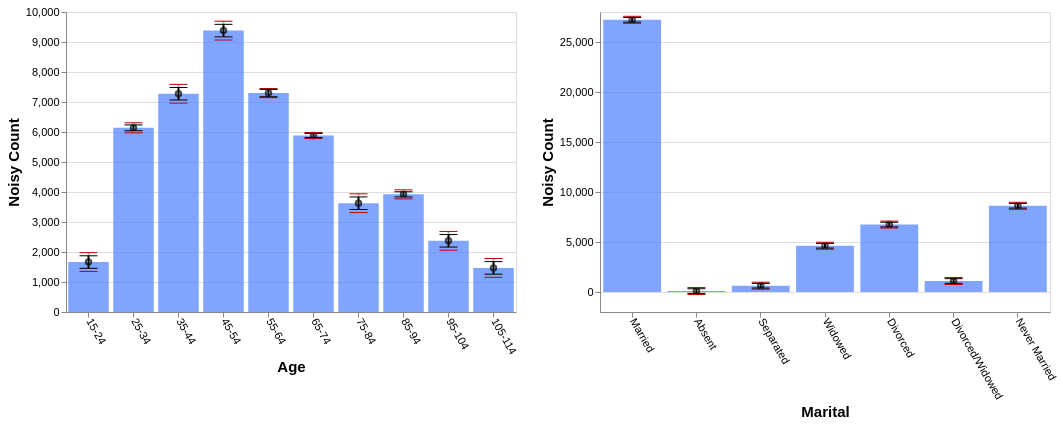

Here is the Vega-Lite specification saved for this chart:
### Vega-Lite specification from a JSON file in a GitHub repository (floating-point values rounded to 4 significant figures)
{"config": {"view": {"continuousWidth": 400, "continuousHeight": 300}, "axis": {"labelFontSize": 11, "titleFontSize": 15}, "axisBottom": {"labelAngle": 60}}, "hconcat": [{"layer": [{"mark": "bar", "encoding": {"color": {"value": "transparent"}, "tooltip": [{"aggregate": "sum", "field": "noisy_count", "title": "noisy count", "type": "quantitative"}, {"aggregate": "sum", "field": "noisy_count_prev", "title": "prev count", "type": "quantitative"}, {"aggregate": "sum", "field": "error", "title": "current error", "type": "quantitative"}, {"aggregate": "sum", "field": "error_prev", "title": "prev error", "type": "quantitative"}], "x": {"field": "age", "sort": null, "title": "Age", "type": "ordinal"}}, "height": 300, "selection": {"selector603": {"type": "interval", "encodings": ["x"]}}, "transform": [{"filter": {"selection": "selector604"}}], "width": 450}, {"mark": {"type": "bar", "color": "gray", "opacity": 0}, "encoding": {"x": {"field": "age", "sort": null, "title": "Age", "type": "ordinal"}, "y": {"aggregate": "sum", "field": "noisy_count_prev", "type": "quantitative"}}, "transform": [{"filter": {"selection": "selector604"}}]}, {"mark": {"type": "bar", "color": "#4C7FFF", "opacity": 0.7}, "encoding": {"x": {"field": "age", "sort": null, "title": "Age", "type": "ordinal"}, "y": {"aggregate": "sum", "field": "noisy_count", "type": "quantitative"}}, "transform": [{"filter": {"selection": "selector604"}}]}, {"mark": {"type": "point", "color": "black", "opacity": 0.7}, "encoding": {"x": {"field": "age", "sort": null, "title": "Age", "type": "ordinal"}, "y": {"aggregate": "sum", "field": "noisy_count", "title": "Noisy Count", "type": "quantitative"}}, "transform": [{"filter": {"selection": "selector604"}}]}, {"mark": {"type": "rule", "color": "#B6B6B6", "size": 2, "strokeDash": [3, 3]}, "encoding": {"x": {"field": "age", "sort": null, "title": "Age", "type": "ordinal"}, "y": {"aggregate": "sum", "field": "plus_error_prev_age", "title": "", "type": "quantitative"}, "y2": {"aggregate": "sum", "field": "minus_error_prev_age", "title": ""}}, "transform": [{"filter": {"selection": "selector604"}}]}, {"mark": {"type": "tick", "color": "#B90000", "size": 0, "strokeDash": [1, 1]}, "encoding": {"x": {"field": "age", "sort": null, "title": "Age", "type": "ordinal"}, "y": {"aggregate": "sum", "field": "plus_error_prev_age", "type": "quantitative"}}, "transform": [{"filter": {"selection": "selector604"}}]}, {"mark": {"type": "tick", "color": "#B90000", "size": 0, "strokeDash": [3, 1]}, "encoding": {"x": {"field": "age", "sort": null, "title": "Age", "type": "ordinal"}, "y": {"aggregate": "sum", "field": "minus_error_prev_age", "type": "quantitative"}}, "transform": [{"filter": {"selection": "selector604"}}]}, {"mark": {"type": "rule", "color": "black", "size": 2}, "encoding": {"x": {"field": "age", "sort": null, "title": "Age", "type": "ordinal"}, "y": {"aggregate": "sum", "field": "plus_error", "title": "", "type": "quantitative"}, "y2": {"aggregate": "sum", "field": "minus_error", "title": ""}}, "transform": [{"filter": {"selection": "selector604"}}]}, {"mark": {"type": "tick", "color": "black", "width": 0}, "encoding": {"x": {"field": "age", "sort": null, "title": "Age", "type": "ordinal"}, "y": {"aggregate": "sum", "field": "plus_error", "type": "quantitative"}}, "transform": [{"filter": {"selection": "selector604"}}]}, {"mark": {"type": "tick", "color": "black", "width": 0}, "encoding": {"x": {"field": "age", "sort": null, "title": "Age", "type": "ordinal"}, "y": {"aggregate": "sum", "field": "minus_error", "type": "quantitative"}}, "transform": [{"filter": {"selection": "selector604"}}]}]}, {"layer": [{"mark": "bar", "encoding": {"color": {"value": "transparent"}, "tooltip": [{"aggregate": "sum", "field": "noisy_count", "title": "noisy count", "type": "quantitative"}, {"aggregate": "sum", "field": "noisy_count_prev", "title": "prev count", "type": "quantitative"}, {"aggregate": "sum", "field": "error", "title": "current error", "type": "quantitative"}, {"aggregate": "sum", "field": "error_prev", "title": "prev error", "type": "quantitative"}], "x": {"field": "marital", "sort": null, "title": "Marital", "type": "ordinal"}}, "height": 300, "selection": {"selector604": {"type": "interval", "encodings": ["x"]}}, "transform": [{"filter": {"selection": "selector603"}}], "width": 450}, {"mark": {"type": "bar", "color": "gray", "opacity": 0}, "encoding": {"x": {"field": "marital", "sort": null, "title": "Marital", "type": "ordinal"}, "y": {"aggregate": "sum", "field": "noisy_count_prev", "type": "quantitative"}}, "transform": [{"filter": {"selection": "selector603"}}]}, {"mark": {"type": "bar", "color": "#4C7FFF", "opacity": 0.7}, "encoding": {"x": {"field": "marital", "sort": null, "title": "Marital", "type": "ordinal"}, "y": {"aggregate": "sum", "field": "noisy_count", "type": "quantitative"}}, "transform": [{"filter": {"selection": "selector603"}}]}, {"mark": {"type": "point", "color": "black", "opacity": 0.7}, "encoding": {"x": {"field": "marital", "sort": null, "title": "Marital", "type": "ordinal"}, "y": {"aggregate": "sum", "field": "noisy_count", "title": "Noisy Count", "type": "quantitative"}}, "transform": [{"filter": {"selection": "selector603"}}]}, {"mark": {"type": "rule", "color": "#B6B6B6", "size": 2, "strokeDash": [3, 3]}, "encoding": {"x": {"field": "marital", "sort": null, "title": "Marital", "type": "ordinal"}, "y": {"aggregate": "sum", "field": "plus_error_prev_marital", "title": "", "type": "quantitative"}, "y2": {"aggregate": "sum", "field": "minus_error_prev_marital", "title": ""}}, "transform": [{"filter": {"selection": "selector603"}}]}, {"mark": {"type": "tick", "color": "#B90000", "size": 0, "strokeDash": [1, 1]}, "encoding": {"x": {"field": "marital", "sort": null, "title": "Marital", "type": "ordinal"}, "y": {"aggregate": "sum", "field": "plus_error_prev_marital", "type": "quantitative"}}, "transform": [{"filter": {"selection": "selector603"}}]}, {"mark": {"type": "tick", "color": "#B90000", "size": 0, "strokeDash": [3, 1]}, "encoding": {"x": {"field": "marital", "sort": null, "title": "Marital", "type": "ordinal"}, "y": {"aggregate": "sum", "field": "minus_error_prev_marital", "type": "quantitative"}}, "transform": [{"filter": {"selection": "selector603"}}]}, {"mark": {"type": "rule", "color": "black", "size": 2}, "encoding": {"x": {"field": "marital", "sort": null, "title": "Marital", "type": "ordinal"}, "y": {"aggregate": "sum", "field": "plus_error", "title": "", "type": "quantitative"}, "y2": {"aggregate": "sum", "field": "minus_error", "title": ""}}, "transform": [{"filter": {"selection": "selector603"}}]}, {"mark": {"type": "tick", "color": "black", "width": 0}, "encoding": {"x": {"field": "marital", "sort": null, "title": "Marital", "type": "ordinal"}, "y": {"aggregate": "sum", "field": "plus_error", "type": "quantitative"}}, "transform": [{"filter": {"selection": "selector603"}}]}, {"mark": {"type": "tick", "color": "black", "width": 0}, "encoding": {"x": {"field": "marital", "sort": null, "title": "Marital", "type": "ordinal"}, "y": {"aggregate": "sum", "field": "minus_error", "type": "quantitative"}}, "transform": [{"filter": {"selection": "selector603"}}]}]}], "data": {"name": "data-ce9330cf80092dbca4e7465e3798f3b7"}, "$schema": "https://vega.github.io/schema/vega-lite/v4.17.0.json", "datasets": {"data-ce9330cf80092dbca4e7465e3798f3b7": [{"age": "15-24", "marital": "Married", "noisy_count": 349.4, "true_count": 295.0, "plus_error": 379.2, "minus_error": 319.6, "error": 29.8, "noisy_count_prev": 379.7, "true_count_prev": 295.0, "plus_error_prev": 424.4, "minus_error_prev": 335.0, "error_prev": 44.7, "plus_error_prev_age": 419.3, "minus_error_prev_age": 329.9, "plus_error_prev_marital": 421.5, "minus_error_prev_marital": 332.1}, {"age": "15-24", "marital": "Absent", "noisy_count": 19.7, "true_count": 13.0, "plus_error": 49.5, "minus_error": -10.2, "error": 29.8, "noisy_count_prev": 16.3, "true_count_prev": 13.0, "plus_error_prev": 61.1, "minus_error_prev": -28.4, "error_prev": 44.7, "plus_error_prev_age": 55.96, "minus_error_prev_age": -33.54, "plus_error_prev_marital": 59.42, "minus_error_prev_marital": -30.08}, {"age": "15-24", "marital": "Separated", "noisy_count": -0.6, "true_count": 18.0, "plus_error": 29.2, "minus_error": -30.4, "error": 29.8, "noisy_count_prev": -6.4, "true_count_prev": 18.0, "plus_error_prev": 38.3, "minus_error_prev": -51.1, "error_prev": 44.7, "plus_error_prev_age": 33.16, "minus_error_prev_age": -56.24, "plus_error_prev_marital": 41.67, "minus_error_prev_marital": -47.73}, {"age": "15-24", "marital": "Widowed", "noisy_count": -26.2, "true_count": 2.0, "plus_error": 3.6, "minus_error": -56.0, "error": 29.8, "noisy_count_prev": -8.5, "true_count_prev": 2.0, "plus_error_prev": 36.2, "minus_error_prev": -53.3, "error_prev": 44.7, "plus_error_prev_age": 31.06, "minus_error_prev_age": -58.44, "plus_error_prev_marital": 34.96, "minus_error_prev_marital": -54.54}, {"age": "15-24", "marital": "Divorced", "noisy_count": 130.5, "true_count": 22.0, "plus_error": 160.3, "minus_error": 100.7, "error": 29.8, "noisy_count_prev": 114.7, "true_count_prev": 22.0, "plus_error_prev": 159.4, "minus_error_prev": 70.0, "error_prev": 44.7, "plus_error_prev_age": 154.3, "minus_error_prev_age": 64.86, "plus_error_prev_marital": 159.6, "minus_error_prev_marital": 70.21}, {"age": "15-24", "marital": "Divorced/Widowed", "noisy_count": 3.6, "true_count": 16.0, "plus_error": 33.4, "minus_error": -26.2, "error": 29.8, "noisy_count_prev": 22.6, "true_count_prev": 16.0, "plus_error_prev": 67.3, "minus_error_prev": -22.2, "error_prev": 44.7, "plus_error_prev_age": 62.16, "minus_error_prev_age": -27.34, "plus_error_prev_marital": 57.54, "minus_error_prev_marital": -31.96}, {"age": "15-24", "marital": "Never Married", "noisy_count": 1189.0, "true_count": 1190.0, "plus_error": 1219.0, "minus_error": 1159.0, "error": 29.8, "noisy_count_prev": 1183.0, "true_count_prev": 1190.0, "plus_error_prev": 1228.0, "minus_error_prev": 1138.0, "error_prev": 44.7, "plus_error_prev_age": 1223.0, "minus_error_prev_age": 1133.0, "plus_error_prev_marital": 1218.0, "minus_error_prev_marital": 1128.0}, {"age": "25-34", "marital": "Married", "noisy_count": 2785.0, "true_count": 2764.0, "plus_error": 2798.0, "minus_error": 2771.0, "error": 13.8, "noisy_count_prev": 2803.0, "true_count_prev": 2764.0, "plus_error_prev": 2827.0, "minus_error_prev": 2779.0, "error_prev": 23.9, "plus_error_prev_age": 2828.0, "minus_error_prev_age": 2780.0, "plus_error_prev_marital": 2824.0, "minus_error_prev_marital": 2776.0}, {"age": "25-34", "marital": "Absent", "noisy_count": 8.5, "true_count": 33.0, "plus_error": 22.3, "minus_error": -5.3, "error": 13.8, "noisy_count_prev": 8.0, "true_count_prev": 33.0, "plus_error_prev": 31.9, "minus_error_prev": -15.9, "error_prev": 23.9, "plus_error_prev_age": 32.33, "minus_error_prev_age": -15.47, "plus_error_prev_marital": 30.22, "minus_error_prev_marital": -17.58}, {"age": "25-34", "marital": "Separated", "noisy_count": 60.8, "true_count": 77.0, "plus_error": 74.6, "minus_error": 47.0, "error": 13.8, "noisy_count_prev": 73.8, "true_count_prev": 77.0, "plus_error_prev": 97.7, "minus_error_prev": 49.9, "error_prev": 23.9, "plus_error_prev_age": 98.13, "minus_error_prev_age": 50.33, "plus_error_prev_marital": 101.1, "minus_error_prev_marital": 53.27}, {"age": "25-34", "marital": "Widowed", "noisy_count": 5.3, "true_count": 11.0, "plus_error": 19.1, "minus_error": -8.5, "error": 13.8, "noisy_count_prev": -15.6, "true_count_prev": 11.0, "plus_error_prev": 8.3, "minus_error_prev": -39.5, "error_prev": 23.9, "plus_error_prev_age": 8.729, "minus_error_prev_age": -39.07, "plus_error_prev_marital": 7.06, "minus_error_prev_marital": -40.74}, {"age": "25-34", "marital": "Divorced", "noisy_count": 347.8, "true_count": 372.0, "plus_error": 361.6, "minus_error": 334.0, "error": 13.8, "noisy_count_prev": 330.4, "true_count_prev": 372.0, "plus_error_prev": 354.3, "minus_error_prev": 306.5, "error_prev": 23.9, "plus_error_prev_age": 354.7, "minus_error_prev_age": 306.9, "plus_error_prev_marital": 354.5, "minus_error_prev_marital": 306.7}, {"age": "25-34", "marital": "Divorced/Widowed", "noisy_count": 220.8, "true_count": 189.0, "plus_error": 234.6, "minus_error": 207.0, "error": 13.8, "noisy_count_prev": 220.5, "true_count_prev": 189.0, "plus_error_prev": 244.5, "minus_error_prev": 196.6, "error_prev": 23.9, "plus_error_prev_age": 244.9, "minus_error_prev_age": 197.0, "plus_error_prev_marital": 234.7, "minus_error_prev_marital": 186.8}, {"age": "25-34", "marital": "Never Married", "noisy_count": 2712.0, "true_count": 2691.0, "plus_error": 2726.0, "minus_error": 2698.0, "error": 13.8, "noisy_count_prev": 2716.0, "true_count_prev": 2691.0, "plus_error_prev": 2740.0, "minus_error_prev": 2692.0, "error_prev": 23.9, "plus_error_prev_age": 2741.0, "minus_error_prev_age": 2693.0, "plus_error_prev_marital": 2730.0, "minus_error_prev_marital": 2682.0}, {"age": "35-44", "marital": "Married", "noisy_count": 4296.0, "true_count": 4273.0, "plus_error": 4326.0, "minus_error": 4266.0, "error": 29.8, "noisy_count_prev": 4308.0, "true_count_prev": 4273.0, "plus_error_prev": 4353.0, "minus_error_prev": 4263.0, "error_prev": 44.7, "plus_error_prev_age": 4345.0, "minus_error_prev_age": 4255.0, "plus_error_prev_marital": 4350.0, "minus_error_prev_marital": 4260.0}, {"age": "35-44", "marital": "Absent", "noisy_count": 111.0, "true_count": 31.0, "plus_error": 140.9, "minus_error": 81.2, "error": 29.8, "noisy_count_prev": 106.8, "true_count_prev": 31.0, "plus_error_prev": 151.5, "minus_error_prev": 62.1, "error_prev": 44.7, "plus_error_prev_age": 143.5, "minus_error_prev_age": 54.13, "plus_error_prev_marital": 149.8, "minus_error_prev_marital": 60.42}, {"age": "35-44", "marital": "Separated", "noisy_count": 114.1, "true_count": 96.0, "plus_error": 143.9, "minus_error": 84.3, "error": 29.8, "noisy_count_prev": 69.8, "true_count_prev": 96.0, "plus_error_prev": 114.5, "minus_error_prev": 25.1, "error_prev": 44.7, "plus_error_prev_age": 106.5, "minus_error_prev_age": 17.13, "plus_error_prev_marital": 117.9, "minus_error_prev_marital": 28.47}, {"age": "35-44", "marital": "Widowed", "noisy_count": 15.3, "true_count": 57.0, "plus_error": 45.1, "minus_error": -14.5, "error": 29.8, "noisy_count_prev": 47.0, "true_count_prev": 57.0, "plus_error_prev": 91.7, "minus_error_prev": 2.3, "error_prev": 44.7, "plus_error_prev_age": 83.73, "minus_error_prev_age": -5.671, "plus_error_prev_marital": 90.46, "minus_error_prev_marital": 1.06}, {"age": "35-44", "marital": "Divorced", "noisy_count": 900.3, "true_count": 905.0, "plus_error": 930.1, "minus_error": 870.5, "error": 29.8, "noisy_count_prev": 893.4, "true_count_prev": 905.0, "plus_error_prev": 938.1, "minus_error_prev": 848.6, "error_prev": 44.7, "plus_error_prev_age": 930.1, "minus_error_prev_age": 840.6, "plus_error_prev_marital": 938.3, "minus_error_prev_marital": 848.8}, {"age": "35-44", "marital": "Divorced/Widowed", "noisy_count": 245.5, "true_count": 286.0, "plus_error": 275.3, "minus_error": 215.6, "error": 29.8, "noisy_count_prev": 261.8, "true_count_prev": 286.0, "plus_error_prev": 306.5, "minus_error_prev": 217.0, "error_prev": 44.7, "plus_error_prev_age": 298.5, "minus_error_prev_age": 209.0, "plus_error_prev_marital": 296.7, "minus_error_prev_marital": 207.2}, {"age": "35-44", "marital": "Never Married", "noisy_count": 1593.0, "true_count": 1684.0, "plus_error": 1623.0, "minus_error": 1563.0, "error": 29.8, "noisy_count_prev": 1645.0, "true_count_prev": 1684.0, "plus_error_prev": 1689.0, "minus_error_prev": 1600.0, "error_prev": 44.7, "plus_error_prev_age": 1681.0, "minus_error_prev_age": 1592.0, "plus_error_prev_marital": 1679.0, "minus_error_prev_marital": 1590.0}, {"age": "45-54", "marital": "Married", "noisy_count": 5520.0, "true_count": 5589.0, "plus_error": 5550.0, "minus_error": 5490.0, "error": 29.8, "noisy_count_prev": 5526.0, "true_count_prev": 5589.0, "plus_error_prev": 5570.0, "minus_error_prev": 5481.0, "error_prev": 44.7, "plus_error_prev_age": 5572.0, "minus_error_prev_age": 5483.0, "plus_error_prev_marital": 5567.0, "minus_error_prev_marital": 5478.0}, {"age": "45-54", "marital": "Absent", "noisy_count": 79.8, "true_count": 27.0, "plus_error": 109.7, "minus_error": 50.0, "error": 29.8, "noisy_count_prev": 81.8, "true_count_prev": 27.0, "plus_error_prev": 126.5, "minus_error_prev": 37.0, "error_prev": 44.7, "plus_error_prev_age": 128.3, "minus_error_prev_age": 38.84, "plus_error_prev_marital": 124.8, "minus_error_prev_marital": 35.32}, {"age": "45-54", "marital": "Separated", "noisy_count": 194.2, "true_count": 156.0, "plus_error": 224.0, "minus_error": 164.4, "error": 29.8, "noisy_count_prev": 184.3, "true_count_prev": 156.0, "plus_error_prev": 229.0, "minus_error_prev": 139.6, "error_prev": 44.7, "plus_error_prev_age": 230.8, "minus_error_prev_age": 141.4, "plus_error_prev_marital": 232.4, "minus_error_prev_marital": 143.0}, {"age": "45-54", "marital": "Widowed", "noisy_count": 116.9, "true_count": 143.0, "plus_error": 146.8, "minus_error": 87.1, "error": 29.8, "noisy_count_prev": 129.8, "true_count_prev": 143.0, "plus_error_prev": 174.5, "minus_error_prev": 85.1, "error_prev": 44.7, "plus_error_prev_age": 176.3, "minus_error_prev_age": 86.94, "plus_error_prev_marital": 173.3, "minus_error_prev_marital": 83.86}, {"age": "45-54", "marital": "Divorced", "noisy_count": 1701.0, "true_count": 1715.0, "plus_error": 1731.0, "minus_error": 1671.0, "error": 29.8, "noisy_count_prev": 1660.0, "true_count_prev": 1715.0, "plus_error_prev": 1704.0, "minus_error_prev": 1615.0, "error_prev": 44.7, "plus_error_prev_age": 1706.0, "minus_error_prev_age": 1617.0, "plus_error_prev_marital": 1705.0, "minus_error_prev_marital": 1615.0}, {"age": "45-54", "marital": "Divorced/Widowed", "noisy_count": 320.7, "true_count": 379.0, "plus_error": 350.5, "minus_error": 290.9, "error": 29.8, "noisy_count_prev": 344.7, "true_count_prev": 379.0, "plus_error_prev": 389.4, "minus_error_prev": 300.0, "error_prev": 44.7, "plus_error_prev_age": 391.2, "minus_error_prev_age": 301.8, "plus_error_prev_marital": 379.6, "minus_error_prev_marital": 290.2}, {"age": "45-54", "marital": "Never Married", "noisy_count": 1447.0, "true_count": 1324.0, "plus_error": 1477.0, "minus_error": 1417.0, "error": 29.8, "noisy_count_prev": 1441.0, "true_count_prev": 1324.0, "plus_error_prev": 1486.0, "minus_error_prev": 1396.0, "error_prev": 44.7, "plus_error_prev_age": 1488.0, "minus_error_prev_age": 1398.0, "plus_error_prev_marital": 1476.0, "minus_error_prev_marital": 1386.0}, {"age": "55-64", "marital": "Married", "noisy_count": 4526.0, "true_count": 4513.0, "plus_error": 4544.0, "minus_error": 4509.0, "error": 17.4, "noisy_count_prev": 4525.0, "true_count_prev": 4513.0, "plus_error_prev": 4547.0, "minus_error_prev": 4504.0, "error_prev": 21.6, "plus_error_prev_age": 4547.0, "minus_error_prev_age": 4504.0, "plus_error_prev_marital": 4544.0, "minus_error_prev_marital": 4501.0}, {"age": "55-64", "marital": "Absent", "noisy_count": 46.1, "true_count": 10.0, "plus_error": 63.5, "minus_error": 28.7, "error": 17.4, "noisy_count_prev": 36.6, "true_count_prev": 10.0, "plus_error_prev": 58.2, "minus_error_prev": 14.9, "error_prev": 21.6, "plus_error_prev_age": 58.47, "minus_error_prev_age": 15.17, "plus_error_prev_marital": 56.52, "minus_error_prev_marital": 13.22}, {"age": "55-64", "marital": "Separated", "noisy_count": 72.0, "true_count": 106.0, "plus_error": 89.4, "minus_error": 54.6, "error": 17.4, "noisy_count_prev": 83.7, "true_count_prev": 106.0, "plus_error_prev": 105.3, "minus_error_prev": 62.0, "error_prev": 21.6, "plus_error_prev_age": 105.6, "minus_error_prev_age": 62.27, "plus_error_prev_marital": 108.7, "minus_error_prev_marital": 65.37}, {"age": "55-64", "marital": "Widowed", "noisy_count": 211.2, "true_count": 210.0, "plus_error": 228.6, "minus_error": 193.8, "error": 17.4, "noisy_count_prev": 207.8, "true_count_prev": 210.0, "plus_error_prev": 229.4, "minus_error_prev": 186.2, "error_prev": 21.6, "plus_error_prev_age": 229.7, "minus_error_prev_age": 186.5, "plus_error_prev_marital": 228.2, "minus_error_prev_marital": 185.0}, {"age": "55-64", "marital": "Divorced", "noisy_count": 1508.0, "true_count": 1509.0, "plus_error": 1525.0, "minus_error": 1490.0, "error": 17.4, "noisy_count_prev": 1508.0, "true_count_prev": 1509.0, "plus_error_prev": 1530.0, "minus_error_prev": 1486.0, "error_prev": 21.6, "plus_error_prev_age": 1530.0, "minus_error_prev_age": 1487.0, "plus_error_prev_marital": 1530.0, "minus_error_prev_marital": 1487.0}, {"age": "55-64", "marital": "Divorced/Widowed", "noisy_count": 206.1, "true_count": 241.0, "plus_error": 223.6, "minus_error": 188.7, "error": 17.4, "noisy_count_prev": 196.7, "true_count_prev": 241.0, "plus_error_prev": 218.3, "minus_error_prev": 175.1, "error_prev": 21.6, "plus_error_prev_age": 218.6, "minus_error_prev_age": 175.4, "plus_error_prev_marital": 208.5, "minus_error_prev_marital": 165.3}, {"age": "55-64", "marital": "Never Married", "noisy_count": 728.2, "true_count": 730.0, "plus_error": 745.6, "minus_error": 710.8, "error": 17.4, "noisy_count_prev": 737.5, "true_count_prev": 730.0, "plus_error_prev": 759.1, "minus_error_prev": 715.9, "error_prev": 21.6, "plus_error_prev_age": 759.4, "minus_error_prev_age": 716.2, "plus_error_prev_marital": 749.2, "minus_error_prev_marital": 706.0}, {"age": "65-74", "marital": "Married", "noisy_count": 3652.0, "true_count": 3666.0, "plus_error": 3662.0, "minus_error": 3643.0, "error": 9.7, "noisy_count_prev": 3654.0, "true_count_prev": 3666.0, "plus_error_prev": 3669.0, "minus_error_prev": 3640.0, "error_prev": 14.6, "plus_error_prev_age": 3670.0, "minus_error_prev_age": 3641.0, "plus_error_prev_marital": 3666.0, "minus_error_prev_marital": 3637.0}, {"age": "65-74", "marital": "Absent", "noisy_count": 18.2, "true_count": 1.0, "plus_error": 27.9, "minus_error": 8.5, "error": 9.7, "noisy_count_prev": 5.7, "true_count_prev": 1.0, "plus_error_prev": 20.2, "minus_error_prev": -8.9, "error_prev": 14.6, "plus_error_prev_age": 21.37, "minus_error_prev_age": -7.729, "plus_error_prev_marital": 18.52, "minus_error_prev_marital": -10.58}, {"age": "65-74", "marital": "Separated", "noisy_count": 75.3, "true_count": 84.0, "plus_error": 85.0, "minus_error": 65.7, "error": 9.7, "noisy_count_prev": 79.7, "true_count_prev": 84.0, "plus_error_prev": 94.3, "minus_error_prev": 65.1, "error_prev": 14.6, "plus_error_prev_age": 95.47, "minus_error_prev_age": 66.27, "plus_error_prev_marital": 97.67, "minus_error_prev_marital": 68.47}, {"age": "65-74", "marital": "Widowed", "noisy_count": 418.1, "true_count": 406.0, "plus_error": 427.8, "minus_error": 408.4, "error": 9.7, "noisy_count_prev": 410.7, "true_count_prev": 406.0, "plus_error_prev": 425.2, "minus_error_prev": 396.1, "error_prev": 14.6, "plus_error_prev_age": 426.4, "minus_error_prev_age": 397.3, "plus_error_prev_marital": 424.0, "minus_error_prev_marital": 394.9}, {"age": "65-74", "marital": "Divorced", "noisy_count": 1171.0, "true_count": 1161.0, "plus_error": 1181.0, "minus_error": 1161.0, "error": 9.7, "noisy_count_prev": 1167.0, "true_count_prev": 1161.0, "plus_error_prev": 1181.0, "minus_error_prev": 1152.0, "error_prev": 14.6, "plus_error_prev_age": 1182.0, "minus_error_prev_age": 1153.0, "plus_error_prev_marital": 1182.0, "minus_error_prev_marital": 1152.0}, {"age": "65-74", "marital": "Divorced/Widowed", "noisy_count": 135.0, "true_count": 150.0, "plus_error": 144.7, "minus_error": 125.3, "error": 9.7, "noisy_count_prev": 140.0, "true_count_prev": 150.0, "plus_error_prev": 154.5, "minus_error_prev": 125.4, "error_prev": 14.6, "plus_error_prev_age": 155.7, "minus_error_prev_age": 126.6, "plus_error_prev_marital": 144.7, "minus_error_prev_marital": 115.6}, {"age": "65-74", "marital": "Never Married", "noisy_count": 412.8, "true_count": 399.0, "plus_error": 422.5, "minus_error": 403.1, "error": 9.7, "noisy_count_prev": 417.6, "true_count_prev": 399.0, "plus_error_prev": 432.2, "minus_error_prev": 403.0, "error_prev": 14.6, "plus_error_prev_age": 433.4, "minus_error_prev_age": 404.2, "plus_error_prev_marital": 422.3, "minus_error_prev_marital": 393.1}, {"age": "75-84", "marital": "Married", "noisy_count": 2373.0, "true_count": 2360.0, "plus_error": 2403.0, "minus_error": 2343.0, "error": 29.8, "noisy_count_prev": 2360.0, "true_count_prev": 2360.0, "plus_error_prev": 2405.0, "minus_error_prev": 2315.0, "error_prev": 44.7, "plus_error_prev_age": 2397.0, "minus_error_prev_age": 2308.0, "plus_error_prev_marital": 2402.0, "minus_error_prev_marital": 2312.0}, {"age": "75-84", "marital": "Absent", "noisy_count": -51.2, "true_count": 2.0, "plus_error": -21.4, "minus_error": -81.0, "error": 29.8, "noisy_count_prev": -58.3, "true_count_prev": 2.0, "plus_error_prev": -13.5, "minus_error_prev": -103.0, "error_prev": 44.7, "plus_error_prev_age": -21.24, "minus_error_prev_age": -110.7, "plus_error_prev_marital": -15.18, "minus_error_prev_marital": -104.7}, {"age": "75-84", "marital": "Separated", "noisy_count": 4.5, "true_count": 56.0, "plus_error": 34.3, "minus_error": -25.3, "error": 29.8, "noisy_count_prev": 32.1, "true_count_prev": 56.0, "plus_error_prev": 76.8, "minus_error_prev": -12.6, "error_prev": 44.7, "plus_error_prev_age": 69.06, "minus_error_prev_age": -20.34, "plus_error_prev_marital": 80.17, "minus_error_prev_marital": -9.23}, {"age": "75-84", "marital": "Widowed", "noisy_count": 604.7, "true_count": 638.0, "plus_error": 634.5, "minus_error": 574.9, "error": 29.8, "noisy_count_prev": 588.2, "true_count_prev": 638.0, "plus_error_prev": 633.0, "minus_error_prev": 543.5, "error_prev": 44.7, "plus_error_prev_age": 625.3, "minus_error_prev_age": 535.8, "plus_error_prev_marital": 631.8, "minus_error_prev_marital": 542.3}, {"age": "75-84", "marital": "Divorced", "noisy_count": 451.0, "true_count": 592.0, "plus_error": 480.8, "minus_error": 421.1, "error": 29.8, "noisy_count_prev": 497.1, "true_count_prev": 592.0, "plus_error_prev": 541.8, "minus_error_prev": 452.4, "error_prev": 44.7, "plus_error_prev_age": 534.1, "minus_error_prev_age": 444.7, "plus_error_prev_marital": 542.0, "minus_error_prev_marital": 452.6}, {"age": "75-84", "marital": "Divorced/Widowed", "noisy_count": 69.4, "true_count": 72.0, "plus_error": 99.2, "minus_error": 39.6, "error": 29.8, "noisy_count_prev": 87.0, "true_count_prev": 72.0, "plus_error_prev": 131.7, "minus_error_prev": 42.3, "error_prev": 44.7, "plus_error_prev_age": 124.0, "minus_error_prev_age": 34.56, "plus_error_prev_marital": 121.9, "minus_error_prev_marital": 32.54}, {"age": "75-84", "marital": "Never Married", "noisy_count": 174.9, "true_count": 189.0, "plus_error": 204.7, "minus_error": 145.1, "error": 29.8, "noisy_count_prev": 174.5, "true_count_prev": 189.0, "plus_error_prev": 219.2, "minus_error_prev": 129.8, "error_prev": 44.7, "plus_error_prev_age": 211.5, "minus_error_prev_age": 122.1, "plus_error_prev_marital": 209.3, "minus_error_prev_marital": 119.9}, {"age": "85-94", "marital": "Married", "noisy_count": 2140.0, "true_count": 2152.0, "plus_error": 2152.0, "minus_error": 2128.0, "error": 12.3, "noisy_count_prev": 2146.0, "true_count_prev": 2152.0, "plus_error_prev": 2167.0, "minus_error_prev": 2124.0, "error_prev": 21.6, "plus_error_prev_age": 2163.0, "minus_error_prev_age": 2120.0, "plus_error_prev_marital": 2164.0, "minus_error_prev_marital": 2121.0}, {"age": "85-94", "marital": "Absent", "noisy_count": -11.3, "true_count": 0.0, "plus_error": 1.0, "minus_error": -23.6, "error": 12.3, "noisy_count_prev": -17.2, "true_count_prev": 0.0, "plus_error_prev": 4.4, "minus_error_prev": -38.8, "error_prev": 21.6, "plus_error_prev_age": 0.2286, "minus_error_prev_age": -42.97, "plus_error_prev_marital": 2.72, "minus_error_prev_marital": -40.48}, {"age": "85-94", "marital": "Separated", "noisy_count": 59.6, "true_count": 52.0, "plus_error": 71.9, "minus_error": 47.4, "error": 12.3, "noisy_count_prev": 54.5, "true_count_prev": 52.0, "plus_error_prev": 76.1, "minus_error_prev": 32.9, "error_prev": 21.6, "plus_error_prev_age": 71.93, "minus_error_prev_age": 28.73, "plus_error_prev_marital": 79.47, "minus_error_prev_marital": 36.27}, {"age": "85-94", "marital": "Widowed", "noisy_count": 1237.0, "true_count": 1211.0, "plus_error": 1249.0, "minus_error": 1225.0, "error": 12.3, "noisy_count_prev": 1257.0, "true_count_prev": 1211.0, "plus_error_prev": 1278.0, "minus_error_prev": 1235.0, "error_prev": 21.6, "plus_error_prev_age": 1274.0, "minus_error_prev_age": 1231.0, "plus_error_prev_marital": 1277.0, "minus_error_prev_marital": 1234.0}, {"age": "85-94", "marital": "Divorced", "noisy_count": 396.4, "true_count": 390.0, "plus_error": 408.7, "minus_error": 384.1, "error": 12.3, "noisy_count_prev": 401.7, "true_count_prev": 390.0, "plus_error_prev": 423.3, "minus_error_prev": 380.1, "error_prev": 21.6, "plus_error_prev_age": 419.1, "minus_error_prev_age": 375.9, "plus_error_prev_marital": 423.5, "minus_error_prev_marital": 380.3}, {"age": "85-94", "marital": "Divorced/Widowed", "noisy_count": -77.1, "true_count": 50.0, "plus_error": -64.8, "minus_error": -89.4, "error": 12.3, "noisy_count_prev": -67.0, "true_count_prev": 50.0, "plus_error_prev": -45.4, "minus_error_prev": -88.6, "error_prev": 21.6, "plus_error_prev_age": -49.57, "minus_error_prev_age": -92.77, "plus_error_prev_marital": -55.16, "minus_error_prev_marital": -98.36}, {"age": "85-94", "marital": "Never Married", "noisy_count": 177.1, "true_count": 182.0, "plus_error": 189.4, "minus_error": 164.8, "error": 12.3, "noisy_count_prev": 176.8, "true_count_prev": 182.0, "plus_error_prev": 198.4, "minus_error_prev": 155.2, "error_prev": 21.6, "plus_error_prev_age": 194.2, "minus_error_prev_age": 151.0, "plus_error_prev_marital": 188.5, "minus_error_prev_marital": 145.3}, {"age": "95-104", "marital": "Married", "noisy_count": 1080.0, "true_count": 1055.0, "plus_error": 1109.0, "minus_error": 1050.0, "error": 29.8, "noisy_count_prev": 1054.0, "true_count_prev": 1055.0, "plus_error_prev": 1099.0, "minus_error_prev": 1010.0, "error_prev": 44.7, "plus_error_prev_age": 1091.0, "minus_error_prev_age": 1002.0, "plus_error_prev_marital": 1096.0, "minus_error_prev_marital": 1007.0}, {"age": "95-104", "marital": "Absent", "noisy_count": -111.4, "true_count": 0.0, "plus_error": -81.6, "minus_error": -141.2, "error": 29.8, "noisy_count_prev": -64.9, "true_count_prev": 0.0, "plus_error_prev": -20.1, "minus_error_prev": -109.6, "error_prev": 44.7, "plus_error_prev_age": -27.84, "minus_error_prev_age": -117.3, "plus_error_prev_marital": -21.78, "minus_error_prev_marital": -111.3}, {"age": "95-104", "marital": "Separated", "noisy_count": 22.5, "true_count": 41.0, "plus_error": 52.3, "minus_error": -7.3, "error": 29.8, "noisy_count_prev": -1.7, "true_count_prev": 41.0, "plus_error_prev": 43.0, "minus_error_prev": -46.4, "error_prev": 44.7, "plus_error_prev_age": 35.26, "minus_error_prev_age": -54.14, "plus_error_prev_marital": 46.37, "minus_error_prev_marital": -43.03}, {"age": "95-104", "marital": "Widowed", "noisy_count": 1148.0, "true_count": 1174.0, "plus_error": 1178.0, "minus_error": 1118.0, "error": 29.8, "noisy_count_prev": 1144.0, "true_count_prev": 1174.0, "plus_error_prev": 1188.0, "minus_error_prev": 1099.0, "error_prev": 44.7, "plus_error_prev_age": 1181.0, "minus_error_prev_age": 1091.0, "plus_error_prev_marital": 1187.0, "minus_error_prev_marital": 1098.0}, {"age": "95-104", "marital": "Divorced", "noisy_count": 117.6, "true_count": 140.0, "plus_error": 147.4, "minus_error": 87.8, "error": 29.8, "noisy_count_prev": 145.6, "true_count_prev": 140.0, "plus_error_prev": 190.3, "minus_error_prev": 100.9, "error_prev": 44.7, "plus_error_prev_age": 182.6, "minus_error_prev_age": 93.16, "plus_error_prev_marital": 190.5, "minus_error_prev_marital": 101.1}, {"age": "95-104", "marital": "Divorced/Widowed", "noisy_count": -5.3, "true_count": 16.0, "plus_error": 24.5, "minus_error": -35.2, "error": 29.8, "noisy_count_prev": -14.8, "true_count_prev": 16.0, "plus_error_prev": 29.9, "minus_error_prev": -59.5, "error_prev": 44.7, "plus_error_prev_age": 22.16, "minus_error_prev_age": -67.24, "plus_error_prev_marital": 20.14, "minus_error_prev_marital": -69.26}, {"age": "95-104", "marital": "Never Married", "noisy_count": 122.0, "true_count": 119.0, "plus_error": 151.8, "minus_error": 92.2, "error": 29.8, "noisy_count_prev": 165.5, "true_count_prev": 119.0, "plus_error_prev": 210.2, "minus_error_prev": 120.7, "error_prev": 44.7, "plus_error_prev_age": 202.5, "minus_error_prev_age": 113.0, "plus_error_prev_marital": 200.3, "minus_error_prev_marital": 110.8}, {"age": "105-114", "marital": "Married", "noisy_count": 498.9, "true_count": 398.0, "plus_error": 528.8, "minus_error": 469.1, "error": 29.8, "noisy_count_prev": 493.8, "true_count_prev": 398.0, "plus_error_prev": 538.5, "minus_error_prev": 449.1, "error_prev": 44.7, "plus_error_prev_age": 536.2, "minus_error_prev_age": 446.8, "plus_error_prev_marital": 535.6, "minus_error_prev_marital": 446.2}, {"age": "105-114", "marital": "Absent", "noisy_count": -16.1, "true_count": 0.0, "plus_error": 13.7, "minus_error": -45.9, "error": 29.8, "noisy_count_prev": -4.7, "true_count_prev": 0.0, "plus_error_prev": 40.0, "minus_error_prev": -49.4, "error_prev": 44.7, "plus_error_prev_age": 37.73, "minus_error_prev_age": -51.67, "plus_error_prev_marital": 38.32, "minus_error_prev_marital": -51.08}, {"age": "105-114", "marital": "Separated", "noisy_count": 26.3, "true_count": 25.0, "plus_error": 56.2, "minus_error": -3.5, "error": 29.8, "noisy_count_prev": 25.2, "true_count_prev": 25.0, "plus_error_prev": 69.9, "minus_error_prev": -19.5, "error_prev": 44.7, "plus_error_prev_age": 67.63, "minus_error_prev_age": -21.77, "plus_error_prev_marital": 73.27, "minus_error_prev_marital": -16.13}, {"age": "105-114", "marital": "Widowed", "noisy_count": 894.0, "true_count": 881.0, "plus_error": 923.9, "minus_error": 864.2, "error": 29.8, "noisy_count_prev": 877.6, "true_count_prev": 881.0, "plus_error_prev": 922.3, "minus_error_prev": 832.9, "error_prev": 44.7, "plus_error_prev_age": 920.0, "minus_error_prev_age": 830.6, "plus_error_prev_marital": 921.1, "minus_error_prev_marital": 831.7}, {"age": "105-114", "marital": "Divorced", "noisy_count": 19.5, "true_count": 44.0, "plus_error": 49.3, "minus_error": -10.3, "error": 29.8, "noisy_count_prev": 23.4, "true_count_prev": 44.0, "plus_error_prev": 68.1, "minus_error_prev": -21.3, "error_prev": 44.7, "plus_error_prev_age": 65.83, "minus_error_prev_age": -23.57, "plus_error_prev_marital": 68.31, "minus_error_prev_marital": -21.09}, {"age": "105-114", "marital": "Divorced/Widowed", "noisy_count": -18.2, "true_count": 4.0, "plus_error": 11.6, "minus_error": -48.0, "error": 29.8, "noisy_count_prev": 6.6, "true_count_prev": 4.0, "plus_error_prev": 51.3, "minus_error_prev": -38.1, "error_prev": 44.7, "plus_error_prev_age": 49.03, "minus_error_prev_age": -40.37, "plus_error_prev_marital": 41.54, "minus_error_prev_marital": -47.86}, {"age": "105-114", "marital": "Never Married", "noisy_count": 65.9, "true_count": 49.0, "plus_error": 95.7, "minus_error": 36.1, "error": 29.8, "noisy_count_prev": 64.3, "true_count_prev": 49.0, "plus_error_prev": 109.0, "minus_error_prev": 19.6, "error_prev": 44.7, "plus_error_prev_age": 106.7, "minus_error_prev_age": 17.33, "plus_error_prev_marital": 99.08, "minus_error_prev_marital": 9.68}]}}
